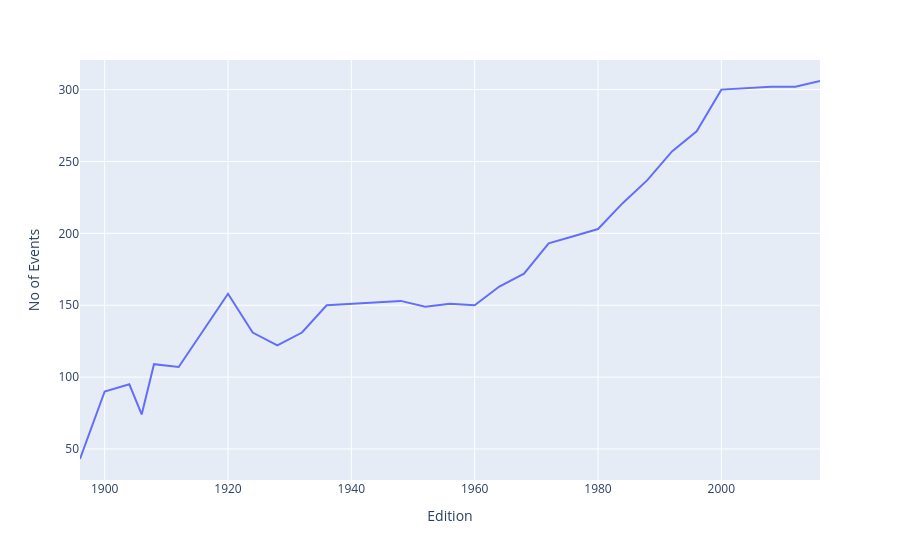

Notebook cell for this chart:
### Code cell
fig = px.line(events_over_time,x = "Edition", y= "No of Events")
fig.show()

### Figure 1 — Plotly figure (JSON) as saved in the notebook; plotly's stock layout.template omitted (floating-point values rounded to 4 significant figures)
{"data": [{"hovertemplate": "Edition=%{x}<br>No of Events=%{y}<extra></extra>", "legendgroup": "", "line": {"color": "#636efa", "dash": "solid"}, "marker": {"symbol": "circle"}, "mode": "lines", "name": "", "orientation": "v", "showlegend": false, "type": "scatter", "x": [1896, 1900, 1904, 1906, 1908, 1912, 1920, 1924, 1928, 1932, 1936, 1948, 1952, 1956, 1960, 1964, 1968, 1972, 1976, 1980, 1984, 1988, 1992, 1996, 2000, 2004, 2008, 2012, 2016], "xaxis": "x", "y": [43, 90, 95, 74, 109, 107, 158, 131, 122, 131, 150, 153, 149, 151, 150, 163, 172, 193, 198, 203, 221, 237, 257, 271, 300, 301, 302, 302, 306], "yaxis": "y"}], "layout": {"legend": {"tracegroupgap": 0}, "margin": {"t": 60}, "xaxis": {"anchor": "y", "domain": [0, 1], "title": {"text": "Edition"}}, "yaxis": {"anchor": "x", "domain": [0, 1], "title": {"text": "No of Events"}}}}
